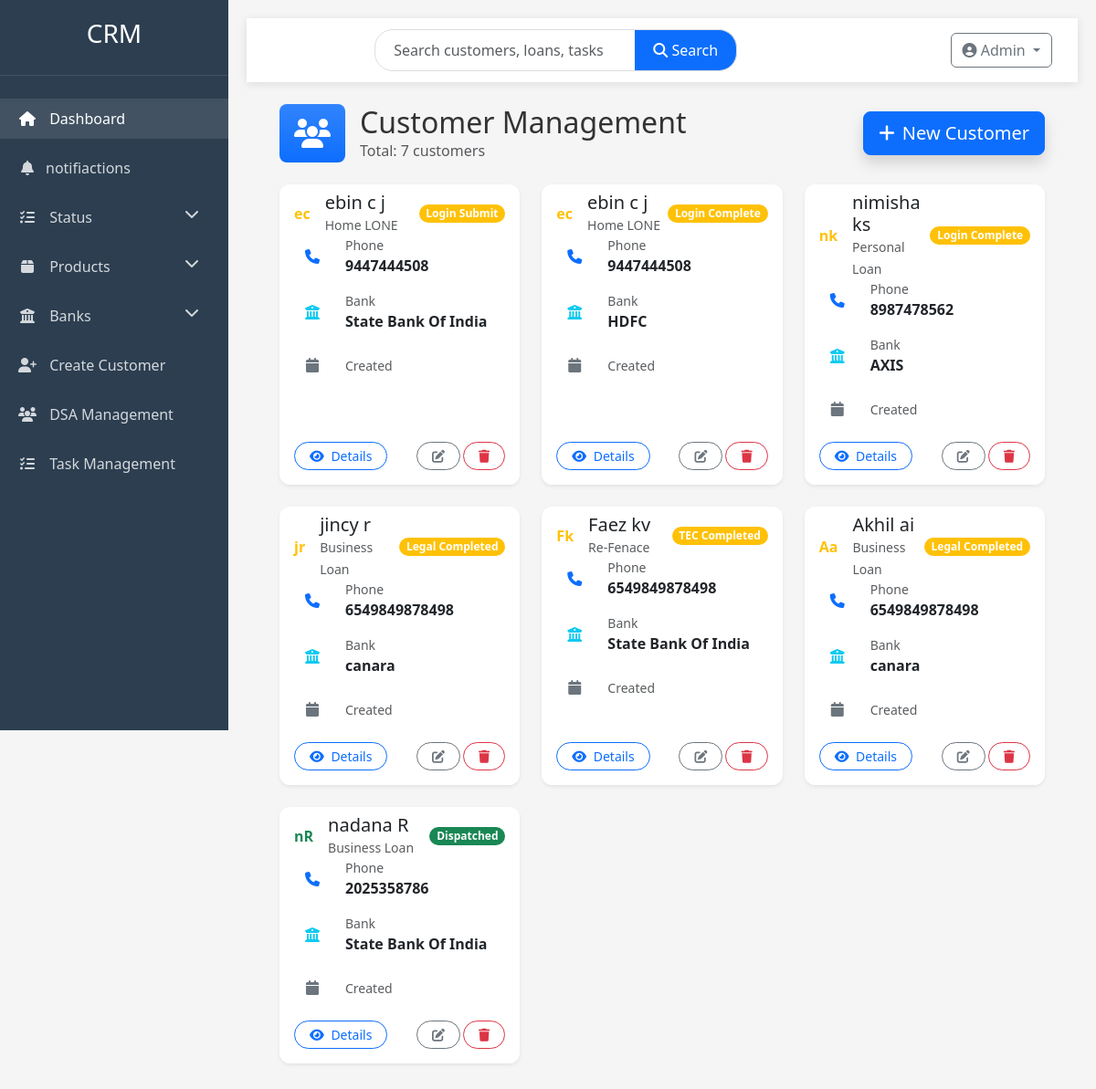
Before: /customers/ with the older database file.
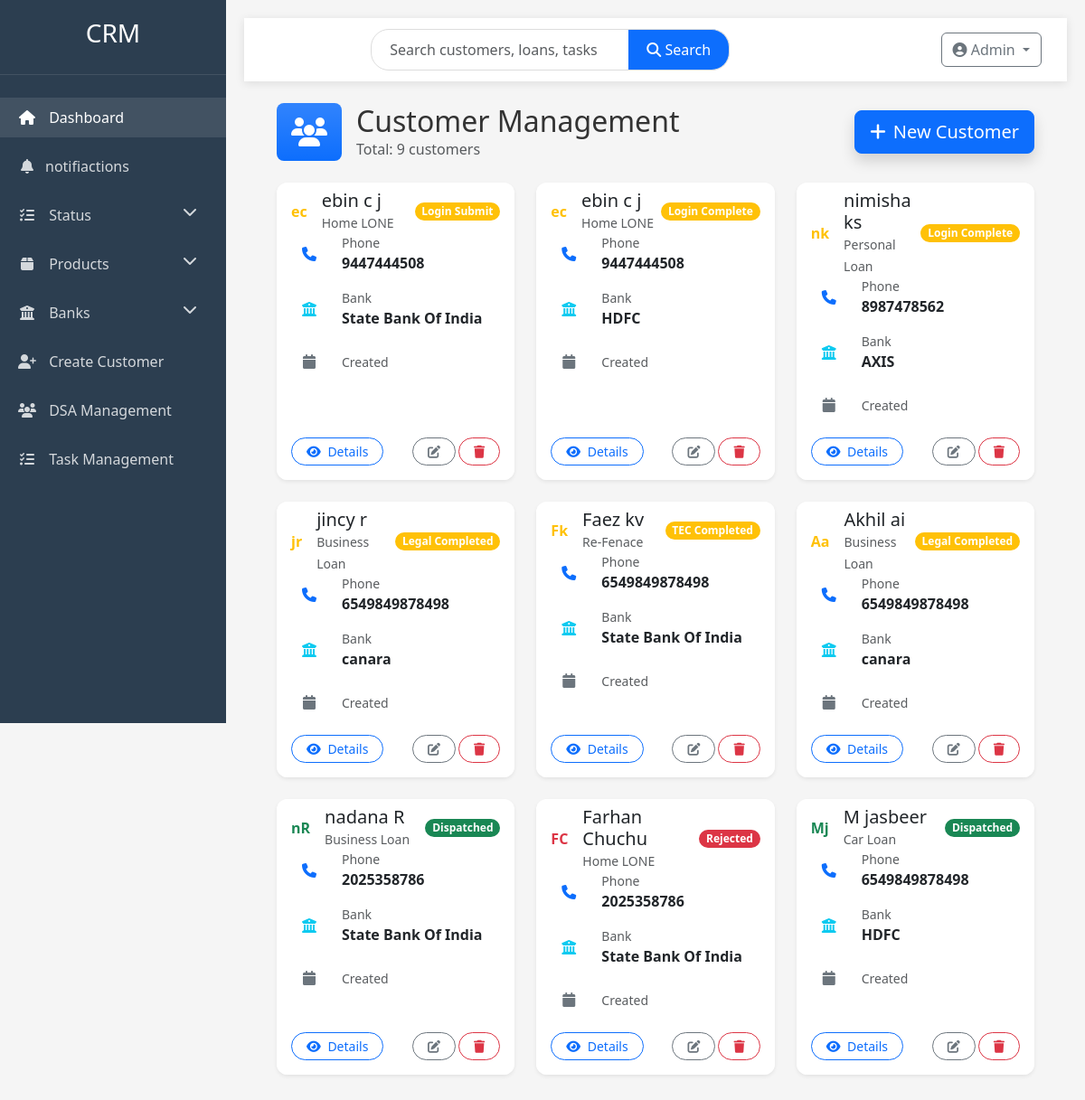
After: the same page with the newer database file.
### profiles/models.py (models this page shows, shortened)
class Customer(models.Model):
    f_name = models.CharField(max_length=50)
    l_name = models.CharField(max_length=50)
    phone_num = models.IntegerField()
    product = models.CharField(choices=PRODUCT_CHOICE, max_length=20)
    bank = models.CharField(choices=BANK_CHOICE, max_length=20)
    status = models.CharField(choices=STATUS_CHOICES, max_length=20)
    type = models.CharField(choices=TYPE_CHOICES, max_length=4)
    dsa = models.ForeignKey(DSA, on_delete=models.SET_NULL, null=True, blank=True)
    created_date = models.DateField(auto_now_add=True)

### profiles/views.py (the view)
# urls.py: path('customers/', views.customer_list, name='list'),
def customer_list(request):
    customers = Customer.objects.all()
    return render(request, 'list.html', {'customers': customers})

### templates/list.html (shortened to what the changed rows need)
{% extends 'base.html' %}
{% block content %}
<div class="animate-fade">
    <div class="container-fluid px-4">
        <div class="d-flex justify-content-between align-items-center mb-4">
            <div class="d-flex align-items-center">
                <div>
                    <h2 class="mb-0">Customer Management</h2>
                    <p class="text-muted mb-0">Total: {{ customers.count }} customers</p>
                </div>
            </div>
        </div>
        {% if customers %}
        <div class="row">
            {% for customer in customers %}
            <div class="col-xl-4 col-lg-6 col-md-6 mb-4">
                <div class="card customer-card h-100 border-0 shadow-sm hover-shadow-lg transition-all">
                    <div class="card-header bg-white d-flex justify-content-between align-items-center border-bottom-0 pb-0">
                        <div class="d-flex align-items-center">
                            <div class="avatar avatar-lg me-3">
                                <span class="avatar-initial rounded-circle bg-{% if customer.status == 'disp' %}success{% elif customer.status == 'reject' %}danger{% else %}warning{% endif %}-light text-{% if customer.status == 'disp' %}success{% elif customer.status == 'reject' %}danger{% else %}warning{% endif %}">
                                    {{ customer.f_name|first }}{{ customer.l_name|first }}
                                </span>
                            </div>
                            <div>
                                <h5 class="mb-0">{{ customer.f_name }} {{ customer.l_name }}</h5>
                                <span class="text-muted small">{{ customer.get_product_display }}</span>
                            </div>
                        </div>
                        <span class="badge bg-{% if customer.status == 'disp' %}success{% elif customer.status == 'reject' %}danger{% else %}warning{% endif %} rounded-pill">
                            {{ customer.get_status_display }}
                        </span>
                    </div>
                    <div class="card-body pt-0">
                        <div class="customer-details">
                            <div class="detail-item d-flex align-items-center mb-3">
                                <div class="icon-container bg-primary-light rounded-circle p-2 me-3">
                                    <i class="fas fa-phone text-primary"></i>
                                </div>
                                <div>
                                    <p class="mb-0 small text-muted">Phone</p>
                                    <p class="mb-0 fw-bold">{{ customer.phone_num }}</p>
                                </div>
                            </div>
                            <div class="detail-item d-flex align-items-center mb-3">
                                <div class="icon-container bg-info-light rounded-circle p-2 me-3">
                                    <i class="fas fa-university text-info"></i>
                                </div>
                                <div>
                                    <p class="mb-0 small text-muted">Bank</p>
                                    <p class="mb-0 fw-bold">{{ customer.get_bank_display }}</p>
                                </div>
                            </div>
                            <div class="detail-item d-flex align-items-center">
                                <div class="icon-container bg-secondary-light rounded-circle p-2 me-3">
                                    <i class="fas fa-calendar text-secondary"></i>
                                </div>
                                <div>
                                    <p class="mb-0 small text-muted">Created</p>
                                </div>
                            </div>
                        </div>
                    </div>
                    <div class="card-footer bg-white border-top-0 pt-0 pb-3">
                        <div class="d-flex justify-content-between">
                            <a href="{% url 'details' customer.pk %}" class="btn btn-sm btn-outline-primary rounded-pill px-3">
                                <i class="fas fa-eye me-1"></i> Details
                            </a>
                            <div class="btn-group">
                                <a href="{% url 'edit' customer.pk %}" class="btn btn-sm btn-outline-secondary rounded-pill px-3 me-1">
                                    <i class="fas fa-edit"></i>
                                </a>
                                <a href="{% url 'delete' customer.pk %}" class="btn btn-sm btn-outline-danger rounded-pill px-3">
                                    <i class="fas fa-trash"></i>
                                </a>
                            </div>
                        </div>
                    </div>
                </div>
            </div>
            {% endfor %}
        </div>
        {% endif %}
    </div>
</div>
{% endblock %}

Changed rows visible on the page:
added Customer: f_name|first "F", l_name|first "C", f_name "Farhan", l_name "Chuchu", product "Home LONE", status "Rejected", phone_num "2025358786", bank "State Bank Of India"
added Customer: f_name|first "M", l_name|first "j", f_name "M", l_name "jasbeer", product "Car Loan", status "Dispatched", phone_num "6549849878498", bank "HDFC"
Other visible differences:
{{ customers.count }}: "7" → "9"
